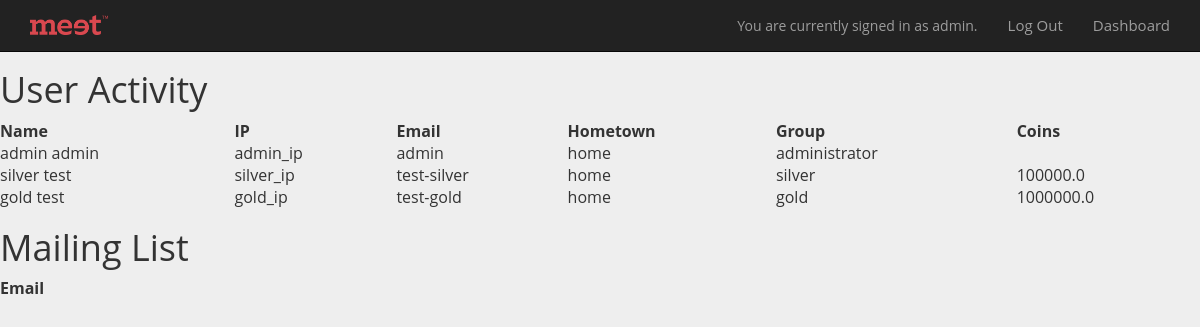
/database (signed in), run on an earlier commit of the app's database.
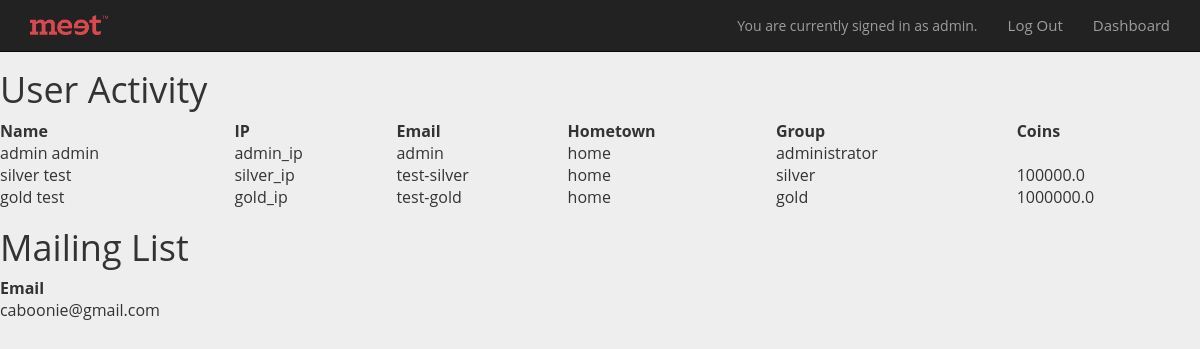
And on a later commit of the database.
### models.py (models this page shows, shortened)
class User(Base):
	__tablename__ = 'user'
	id = Column(Integer, primary_key=True)
	first_name = Column(String(255))
	last_name = Column(String(255))
	username = Column(String(255))
	group = Column(String(255))
	email = Column(String(255))
	ip_address = Column(String(255))
	password_hash = Column(String(255))
	team = relationship("Team", back_populates = "students")
	team_id = Column(Integer, ForeignKey('team.id'))
	wallet = relationship("Wallet", uselist = False, back_populates = "user")
	comments = relationship("Comment", back_populates="user")
	verified = Column(Boolean)
	confirmation_code = Column(String)
	confirmation_code_expiration = Column(DateTime)
	hometown = Column(String(255))

class Wallet(Base):
	__tablename__ = 'wallet'
	id = Column(Integer, primary_key=True)
	initial_value = Column(Float)
	current_value = Column(Float)
	user_id = Column(Integer, ForeignKey('user.id'))
	user = relationship("User",back_populates="wallet")
	investments = relationship("Investment", back_populates="wallet")

class MailingList(Base):
	__tablename__ = 'mailinglist'
	id = Column(Integer, primary_key=True)
	email = Column(String)

### webapp.py (the view)
@app.route("/database")
def showDatabase():
	if 'language' not in login_session:
		login_session['language'] = 'en'
	if 'id' not in login_session:
		flash("You do not have access to this page")
		return redirect(url_for('showLandingPage'))
	if login_session['group'] != "administrator":
		flash("You do not have access to this page")
		return redirect(url_for('showLandingPage'))
	users = get_users()
	mailing_list = get_mailing_list()
	return render_template('database.html', users = users, mailing_list = mailing_list)

### database.py (called while the page is built)
def get_users():
    return session.query(User).all()

def get_mailing_list():
        return session.query(MailingList).all()

### templates/database.html (shortened to what this page needs)
<head>
	<link rel="stylesheet" href="https://maxcdn.bootstrapcdn.com/bootstrap/3.3.7/css/bootstrap.min.css">
	<link rel="stylesheet" href="{{url_for('static', filename='style.css')}}">
</head>
<body>
<nav class="navbar navbar-inverse navbar-fixed-top">
    <div class="container">
      <div class="navbar-header">
        <a class="navbar-brand" href="/brandClick">
          <img alt="Brand Meet_Logoredv" src="{{url_for('static', filename='meet_logo_1.png')}}" style="max-height: 100%;">
        </a>
      </div>
      <div class="collapse navbar-collapse" id="navbar-collapse-1">
        <div class="navbar-right">
        	<div class="navbar-text" id="userbox">
                You are currently signed in as {{session['email']}}.
            </div>
            <ul class="nav navbar-nav">
              <li><a href = "{{url_for('logout')}}">Log Out</a></li>
              <li><a href = "{{url_for('showDashboard')}}">Dashboard</a></li>
            </ul>
        </div>
      </div>
    </div>
  </nav>
<h1> User Activity</h1>
<table style="width:100%;text-align:left;border:2px;"
<tr>
	<th>Name</th>
	<th>IP</th>
	<th>Email</th>
	<th>Hometown</th>
	<th>Group</th>
	<th>Coins</th>
	{% for user in users %}
		<tr>
			<td>{{user.first_name}} {{user.last_name}}</td>
			<td>{{user.ip_address}}</td>
			<td>{{user.email}}</td>
			<td>{{user.hometown}}</td>
			<td>{{user.group}}</td>
			<td>{{user.wallet.current_value}}</td>
		</tr>
	{%endfor%}
</table>
<h1> Mailing List </h1>
<table style="width:100%;text-align:left;border:2px;"
<tr>
	<th>Email</th>
	{% for account in mailing_list %}
		<tr>
			<td>{{account.email}} </td>
		</tr>
	{%endfor%}
</table>
<br>
<br>
</body>

### static/style.css (style rules this page uses)
body { padding-top: 50px; padding-bottom: 70px; margin: 0px; font-family: 'Open Sans', sans-serif; line-height: 1.5; background: none; }
ul li { line-height: 34px; color: #fff; font-size: 15px; font-family: 'Open Sans', sans-serif; }

### templates/database.html (style rules this page uses)
body { background: #eeeeee; }

What changed in the data, as far as the page shows it:
added MailingList: email "caboonie@gmail.com"
